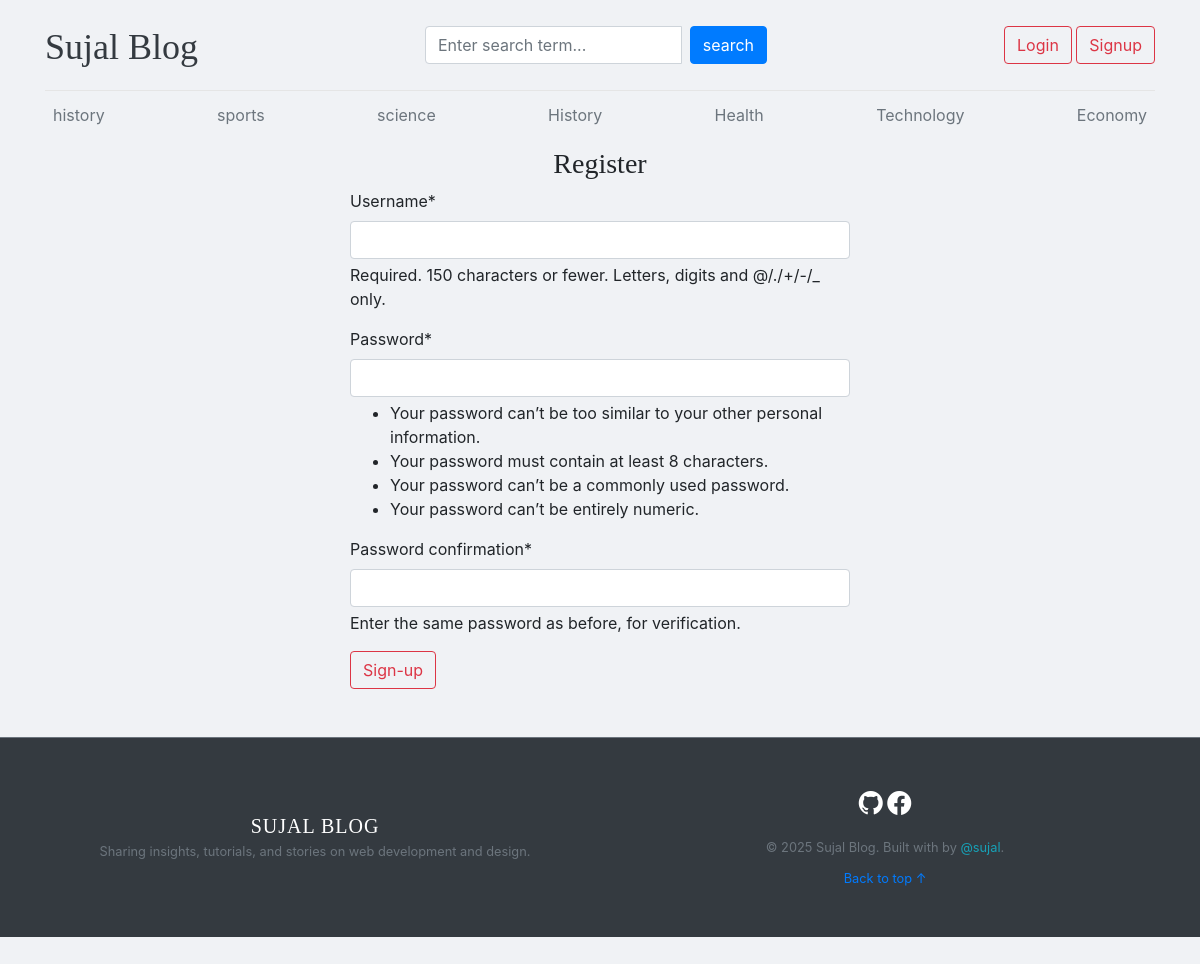
Screenshot of /register/ with the database file from the repository.
### blogs/models.py (models this page shows, shortened)
class Category(models.Model):
    category_name=models.CharField(max_length=50,unique=True)
    created_at=models.DateTimeField(auto_now_add=True)
    updated_at=models.DateField(auto_now=True)
    class Meta:
        verbose_name_plural='categories'

### blogmain/views.py (the view)
# urls.py: path('register/', views.register, name='register'),
def register(request):
    if request.method=="POST":
        form=RegistrationForm(request.POST)
        if form.is_valid():
            form.save()
            messages.success(request, "Your account has been created successfully!")
            return redirect('home')
        else:
            print(form.errors)
    else:
        form=RegistrationForm()
    context={"form":form}
    return render(request,'register.html',context)

### blogmain/forms.py
class RegistrationForm(UserCreationForm):
    class Meta:
        model=User
        fields=('username','password1','password2',)

### blogs/context_processors.py (called while the page is built)
def get_categories(request):
    categories=Category.objects.all()
    return dict(categories=categories)

### templates/register.html (shortened to what this page needs)
{% extends 'base.html' %}
{% block body %}
{% load crispy_forms_tags %}
<h3 class="text-center">Register</h3>
<form action="{% url 'register' %}" method="POST" style="width:500px;margin:auto;">
    {{form|crispy}}
    <button type="submit" class="btn btn-outline-danger btn-info btn-md">Sign-up</button>
</form>
{% endblock body %}

### templates/base.html (shortened to what this page needs)
<!DOCTYPE html>
{% load static %}
<html lang="en">
<head>
  <link href="https://getbootstrap.com/docs/4.0/dist/css/bootstrap.min.css" rel="stylesheet">
  <link href="{% static 'css/blog.css' %}" rel="stylesheet">
  <link rel="stylesheet" href="https://cdnjs.cloudflare.com/ajax/libs/font-awesome/7.0.1/css/all.min.css" />
  <link rel="stylesheet" href="https://cdn.jsdelivr.net/npm/bootstrap-icons@1.11.3/font/bootstrap-icons.min.css">
</head>
<body>
<div class="main">
  <div class="container ">
    <header class="blog-header py-3">
      <div class="row flex-nowrap justify-content-between align-items-center">
        <div class="col-4 pt-1 ">
          <a class="blog-header-logo text-dark " href="/">Sujal Blog</a>
        </div>
        <div class="col-4">
          <form action="{% url 'search' %}" method="GET">
            <div class="input-group">
              <input class="form-control" type="text" name="keyword" placeholder="Enter search term..."
                aria-label="Enter search term..." aria-describedby="button-search" />
              <button type="submit" class="btn btn-primary mx-2" id="button-search">search</button>
            </div>
          </form>
        </div>
        <div class="col-4 d-flex justify-content-end align-items-center">
          {% if not user.is_authenticated %}
          <a class="btn btn-md btn-outline-danger btn-success" href="{% url 'login' %}">Login</a> &nbsp;
          <a class="btn btn-md btn-outline-danger" href="{% url 'register' %}">Signup</a>
          {% endif %}
        </div>
      </div>
    </header>
    <div class="nav-scroller py-1 mb-2">
      <nav class="nav d-flex justify-content-between">
        {% for cat in categories %}
        <a class="p-2 text-muted fw-bold" href="{% url 'post_by_category' cat.id %}">{{cat.category_name}}</a>
        {% endfor %}
      </nav>
    </div>
    {% block body %}
    {% endblock body %}
  </div>
 <footer class="blog-footer bg-dark text-white mt-5 py-5 border-top border-secondary">
  <div class="container">
    <div class="row align-items-center">
      <div class="col-md-6 text-center text-md-start mb-4 mb-md-0">
        <h5 class="fw-bold text-uppercase mb-1" style="letter-spacing: 1px;">Sujal Blog</h5>
        <p class="text-secondary small mb-0">Sharing insights, tutorials, and stories on web development and design.</p>
      </div>
      <div class="col-md-6 text-center text-md-end">
        <div class="mb-3">
          <a href="https://github.com/sujallmajhi" target="_blank" class="text-white me-4 text-decoration-none shadow-sm">
            <i class="bi bi-github" style="font-size: 1.5rem;"></i>
          </a>
          <a href="https://www.facebook.com/share/1NXvtaTKYE/" target="_blank" class="text-white text-decoration-none shadow-sm">
            <i class="bi bi-facebook" style="font-size: 1.5rem;"></i>
          </a>
        </div>
        <p class="text-secondary small mb-0">
          &copy; 2025 Sujal Blog. Built with  by
          <a href="https://github.com/sujallmajhi" class="text-info text-decoration-none fw-bold">@sujal</a>.
        </p>
        <div class="mt-2">
            <a href="#" class="text-white-50 small text-decoration-none">Back to top ↑</a>
        </div>
      </div>
    </div>
  </div>
</footer>
</div>
</body>
</html>

### blogmain/static/css/blog.css (style rules this page uses)
.blog-header { border-bottom: 1px solid #e5e5e5; }
.blog-header-logo { font-family: "Playfair Display", Georgia, "Times New Roman", serif; font-size: 2.25rem; }
h1, h2, h3, h4, h5, h6 { font-family: "Playfair Display", Georgia, "Times New Roman", serif; }
.blog-footer { padding: 2.5rem 0; color: #727272; text-align: center; background-color: #f9f9f9; border-top: .05rem solid #e5e5e5; }
.blog-footer p:last-child { margin-bottom: 0; }
.main { background-color: #f0f2f5; min-height: 100vh; margin: 0; padding-bottom: 40px; }

### rows the page displays
Category: category_name "history"
Category: category_name "sports"
Category: category_name "science"
Category: category_name "History"
Category: category_name "Health"
Category: category_name "Technology"
Category: category_name "Economy"
